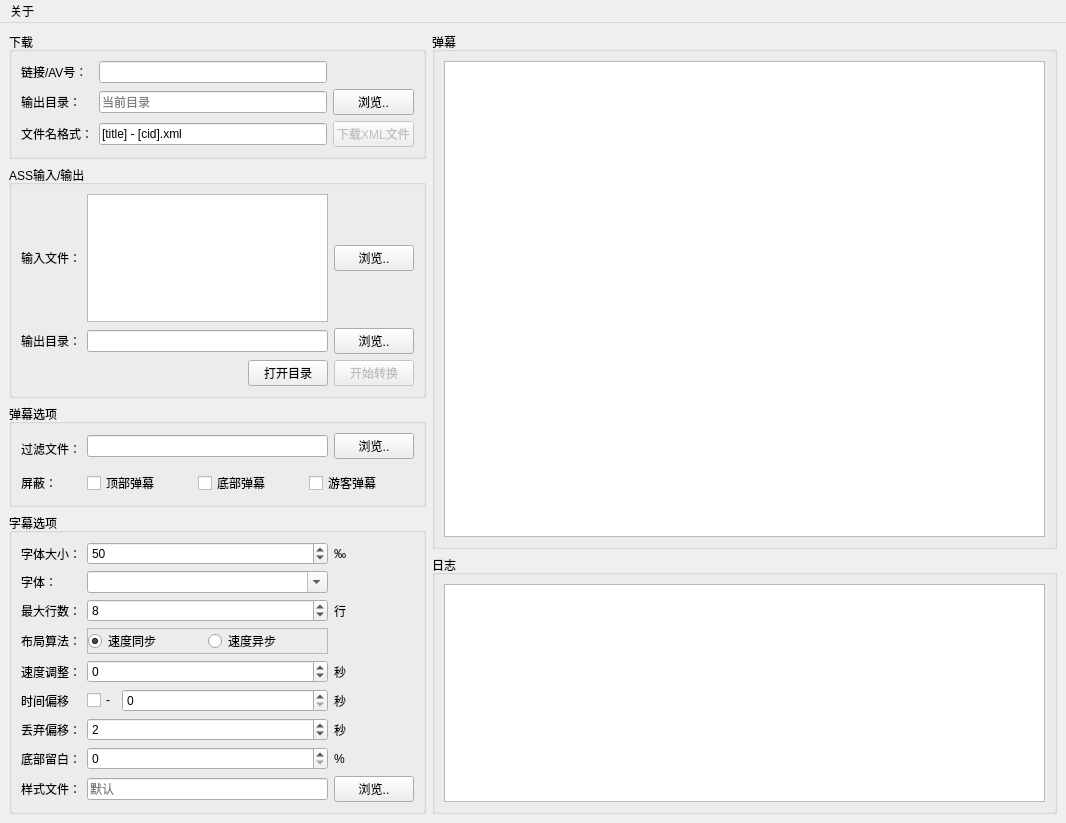
<?xml version="1.0" encoding="UTF-8"?>
<ui version="4.0">
 <class>MainWindow</class>
 <widget class="QMainWindow" name="MainWindow">
  <property name="geometry">
   <rect>
    <x>0</x>
    <y>0</y>
    <width>1066</width>
    <height>823</height>
   </rect>
  </property>
  <property name="windowTitle">
   <string>BiliBili弹幕下载&amp;转换</string>
  </property>
  <widget class="QWidget" name="centralwidget">
   <layout class="QHBoxLayout" name="horizontalLayout_5" stretch="2,3">
    <item>
     <layout class="QVBoxLayout" name="verticalLayout" stretch="0,0,0,0,0">
      <item>
       <widget class="QGroupBox" name="groupBox">
        <property name="sizePolicy">
         <sizepolicy hsizetype="Preferred" vsizetype="Preferred">
          <horstretch>0</horstretch>
          <verstretch>0</verstretch>
         </sizepolicy>
        </property>
        <property name="title">
         <string>下载</string>
        </property>
        <property name="checkable">
         <bool>false</bool>
        </property>
        <layout class="QGridLayout" name="gridLayout_5">
         <item row="0" column="0">
          <layout class="QGridLayout" name="gridLayout">
           <item row="4" column="1">
            <widget class="QLineEdit" name="txtFormat">
             <property name="text">
              <string>[title] - [cid].xml</string>
             </property>
            </widget>
           </item>
           <item row="2" column="0">
            <widget class="QLabel" name="label">
             <property name="text">
              <string>链接/AV号：</string>
             </property>
            </widget>
           </item>
           <item row="4" column="0">
            <widget class="QLabel" name="label_22">
             <property name="text">
              <string>文件名格式：</string>
             </property>
            </widget>
           </item>
           <item row="2" column="1">
            <widget class="QLineEdit" name="txtAv">
             <property name="clearButtonEnabled">
              <bool>true</bool>
             </property>
            </widget>
           </item>
           <item row="3" column="0">
            <widget class="QLabel" name="label_2">
             <property name="text">
              <string>输出目录：</string>
             </property>
            </widget>
           </item>
           <item row="3" column="1">
            <widget class="QLineEdit" name="txtDownloadOutput">
             <property name="placeholderText">
              <string>当前目录</string>
             </property>
             <property name="clearButtonEnabled">
              <bool>true</bool>
             </property>
            </widget>
           </item>
           <item row="3" column="2">
            <widget class="QPushButton" name="btnBrowseXmlOutput">
             <property name="text">
              <string>浏览..</string>
             </property>
            </widget>
           </item>
           <item row="4" column="2">
            <widget class="QPushButton" name="btnDownloadXml">
             <property name="enabled">
              <bool>false</bool>
             </property>
             <property name="sizePolicy">
              <sizepolicy hsizetype="Minimum" vsizetype="Minimum">
               <horstretch>0</horstretch>
               <verstretch>0</verstretch>
              </sizepolicy>
             </property>
             <property name="text">
              <string>下载XML文件</string>
             </property>
            </widget>
           </item>
          </layout>
         </item>
        </layout>
       </widget>
      </item>
      <item>
       <widget class="QGroupBox" name="groupBox_2">
        <property name="title">
         <string>ASS输入/输出</string>
        </property>
        <layout class="QGridLayout" name="gridLayout_6">
         <item row="0" column="0">
          <layout class="QGridLayout" name="gridLayout_2">
           <property name="sizeConstraint">
            <enum>QLayout::SetMinimumSize</enum>
           </property>
           <item row="2" column="2">
            <widget class="QPushButton" name="btnConvert">
             <property name="enabled">
              <bool>false</bool>
             </property>
             <property name="sizePolicy">
              <sizepolicy hsizetype="Minimum" vsizetype="Minimum">
               <horstretch>0</horstretch>
               <verstretch>0</verstretch>
              </sizepolicy>
             </property>
             <property name="text">
              <string>开始转换</string>
             </property>
            </widget>
           </item>
           <item row="0" column="0">
            <widget class="QLabel" name="label_3">
             <property name="text">
              <string>输入文件：</string>
             </property>
            </widget>
           </item>
           <item row="0" column="1">
            <widget class="QListView" name="lvwConvertInput"/>
           </item>
           <item row="1" column="0">
            <widget class="QLabel" name="label_4">
             <property name="text">
              <string>输出目录：</string>
             </property>
            </widget>
           </item>
           <item row="1" column="1">
            <widget class="QLineEdit" name="txtConvertOutput">
             <property name="clearButtonEnabled">
              <bool>true</bool>
             </property>
            </widget>
           </item>
           <item row="0" column="2">
            <widget class="QPushButton" name="btnBrowseConvertInput">
             <property name="text">
              <string>浏览..</string>
             </property>
            </widget>
           </item>
           <item row="1" column="2">
            <widget class="QPushButton" name="btnBrowseConvertOutput">
             <property name="autoFillBackground">
              <bool>false</bool>
             </property>
             <property name="text">
              <string>浏览..</string>
             </property>
            </widget>
           </item>
           <item row="2" column="1">
            <layout class="QHBoxLayout" name="horizontalLayout_6">
             <item>
              <spacer name="horizontalSpacer">
               <property name="orientation">
                <enum>Qt::Horizontal</enum>
               </property>
               <property name="sizeHint" stdset="0">
                <size>
                 <width>40</width>
                 <height>20</height>
                </size>
               </property>
              </spacer>
             </item>
             <item>
              <widget class="QPushButton" name="btnOpenFolder">
               <property name="text">
                <string>打开目录</string>
               </property>
              </widget>
             </item>
            </layout>
           </item>
          </layout>
         </item>
        </layout>
       </widget>
      </item>
      <item>
       <widget class="QGroupBox" name="groupBox_3">
        <property name="title">
         <string>弹幕选项</string>
        </property>
        <layout class="QGridLayout" name="gridLayout_4">
         <item row="1" column="0">
          <layout class="QGridLayout" name="gridLayout_3">
           <item row="2" column="0">
            <widget class="QLabel" name="label_5">
             <property name="text">
              <string>屏蔽：</string>
             </property>
            </widget>
           </item>
           <item row="2" column="1" colspan="2">
            <layout class="QHBoxLayout" name="horizontalLayout_2">
             <item>
              <widget class="QCheckBox" name="chkDisableTop">
               <property name="text">
                <string>顶部弹幕</string>
               </property>
              </widget>
             </item>
             <item>
              <widget class="QCheckBox" name="chkDisableBottom">
               <property name="text">
                <string>底部弹幕</string>
               </property>
              </widget>
             </item>
             <item>
              <widget class="QCheckBox" name="chkDisableGuest">
               <property name="text">
                <string>游客弹幕</string>
               </property>
              </widget>
             </item>
            </layout>
           </item>
           <item row="0" column="0" rowspan="2">
            <widget class="QLabel" name="label_6">
             <property name="text">
              <string>过滤文件：</string>
             </property>
            </widget>
           </item>
           <item row="0" column="1">
            <widget class="QLineEdit" name="txtFilter"/>
           </item>
           <item row="0" column="2">
            <widget class="QPushButton" name="btnBrowseFilter">
             <property name="text">
              <string>浏览..</string>
             </property>
            </widget>
           </item>
          </layout>
         </item>
        </layout>
       </widget>
      </item>
      <item>
       <widget class="QGroupBox" name="groupBox_4">
        <property name="title">
         <string>字幕选项</string>
        </property>
        <layout class="QGridLayout" name="gridLayout_8">
         <item row="0" column="0">
          <layout class="QGridLayout" name="gridLayout_7">
           <item row="6" column="2">
            <widget class="QLabel" name="label_16">
             <property name="text">
              <string>秒</string>
             </property>
            </widget>
           </item>
           <item row="3" column="0">
            <widget class="QLabel" name="label_12">
             <property name="text">
              <string>布局算法：</string>
             </property>
            </widget>
           </item>
           <item row="1" column="0">
            <widget class="QLabel" name="label_9">
             <property name="text">
              <string>字体：</string>
             </property>
            </widget>
           </item>
           <item row="7" column="1">
            <widget class="QSpinBox" name="txtMarginBottom"/>
           </item>
           <item row="6" column="1">
            <widget class="QSpinBox" name="txtDropOffset">
             <property name="maximum">
              <number>10</number>
             </property>
             <property name="value">
              <number>2</number>
             </property>
            </widget>
           </item>
           <item row="0" column="2">
            <widget class="QLabel" name="label_8">
             <property name="text">
              <string>‰</string>
             </property>
            </widget>
           </item>
           <item row="5" column="2">
            <widget class="QLabel" name="label_20">
             <property name="text">
              <string>秒</string>
             </property>
            </widget>
           </item>
           <item row="4" column="0">
            <widget class="QLabel" name="label_13">
             <property name="text">
              <string>速度调整：</string>
             </property>
            </widget>
           </item>
           <item row="1" column="1">
            <widget class="QFontComboBox" name="cbbFont">
             <property name="editable">
              <bool>true</bool>
             </property>
             <property name="currentText">
              <string>微软雅黑</string>
             </property>
             <property name="currentIndex">
              <number>411</number>
             </property>
            </widget>
           </item>
           <item row="0" column="1">
            <widget class="QSpinBox" name="txtFontSize">
             <property name="maximum">
              <number>100</number>
             </property>
             <property name="singleStep">
              <number>5</number>
             </property>
             <property name="value">
              <number>50</number>
             </property>
            </widget>
           </item>
           <item row="6" column="0">
            <widget class="QLabel" name="label_15">
             <property name="text">
              <string>丢弃偏移：</string>
             </property>
            </widget>
           </item>
           <item row="2" column="0">
            <widget class="QLabel" name="label_10">
             <property name="text">
              <string>最大行数：</string>
             </property>
            </widget>
           </item>
           <item row="7" column="2">
            <widget class="QLabel" name="label_18">
             <property name="text">
              <string>%</string>
             </property>
            </widget>
           </item>
           <item row="7" column="0">
            <widget class="QLabel" name="label_17">
             <property name="text">
              <string>底部留白：</string>
             </property>
            </widget>
           </item>
           <item row="2" column="2">
            <widget class="QLabel" name="label_11">
             <property name="text">
              <string>行</string>
             </property>
            </widget>
           </item>
           <item row="2" column="1">
            <widget class="QSpinBox" name="txtMaxLines">
             <property name="maximum">
              <number>10</number>
             </property>
             <property name="value">
              <number>8</number>
             </property>
            </widget>
           </item>
           <item row="4" column="1">
            <widget class="QSpinBox" name="txtSpeedOffset">
             <property name="minimum">
              <number>-10</number>
             </property>
             <property name="maximum">
              <number>10</number>
             </property>
            </widget>
           </item>
           <item row="5" column="1">
            <layout class="QHBoxLayout" name="horizontalLayout_4" stretch="0,1">
             <item>
              <widget class="QCheckBox" name="chkTimeOffsetNegetive">
               <property name="text">
                <string>-</string>
               </property>
              </widget>
             </item>
             <item>
              <widget class="QSpinBox" name="txtTimeOffset"/>
             </item>
            </layout>
           </item>
           <item row="0" column="0">
            <widget class="QLabel" name="label_7">
             <property name="text">
              <string>字体大小：</string>
             </property>
            </widget>
           </item>
           <item row="5" column="0">
            <widget class="QLabel" name="label_19">
             <property name="text">
              <string>时间偏移</string>
             </property>
            </widget>
           </item>
           <item row="4" column="2">
            <widget class="QLabel" name="label_14">
             <property name="text">
              <string>秒</string>
             </property>
            </widget>
           </item>
           <item row="3" column="1">
            <widget class="QFrame" name="frame">
             <property name="frameShape">
              <enum>QFrame::StyledPanel</enum>
             </property>
             <property name="frameShadow">
              <enum>QFrame::Raised</enum>
             </property>
             <layout class="QHBoxLayout" name="horizontalLayout_3">
              <property name="spacing">
               <number>0</number>
              </property>
              <property name="leftMargin">
               <number>0</number>
              </property>
              <property name="topMargin">
               <number>0</number>
              </property>
              <property name="rightMargin">
               <number>0</number>
              </property>
              <property name="bottomMargin">
               <number>0</number>
              </property>
              <item>
               <widget class="QRadioButton" name="rbtnSync">
                <property name="text">
                 <string>速度同步</string>
                </property>
                <property name="checked">
                 <bool>true</bool>
                </property>
               </widget>
              </item>
              <item>
               <widget class="QRadioButton" name="rbtnAsync">
                <property name="text">
                 <string>速度异步</string>
                </property>
               </widget>
              </item>
             </layout>
            </widget>
           </item>
           <item row="8" column="0">
            <widget class="QLabel" name="label_21">
             <property name="text">
              <string>样式文件：</string>
             </property>
            </widget>
           </item>
           <item row="8" column="1">
            <widget class="QLineEdit" name="txtStyle">
             <property name="placeholderText">
              <string>默认</string>
             </property>
             <property name="clearButtonEnabled">
              <bool>true</bool>
             </property>
            </widget>
           </item>
           <item row="8" column="2">
            <widget class="QPushButton" name="pushButton">
             <property name="text">
              <string>浏览..</string>
             </property>
            </widget>
           </item>
          </layout>
         </item>
        </layout>
       </widget>
      </item>
      <item>
       <spacer name="verticalSpacer">
        <property name="orientation">
         <enum>Qt::Vertical</enum>
        </property>
        <property name="sizeHint" stdset="0">
         <size>
          <width>20</width>
          <height>40</height>
         </size>
        </property>
       </spacer>
      </item>
     </layout>
    </item>
    <item>
     <layout class="QVBoxLayout" name="verticalLayout_2" stretch="2,1">
      <item>
       <widget class="QGroupBox" name="groupBox_5">
        <property name="title">
         <string>弹幕</string>
        </property>
        <layout class="QHBoxLayout" name="horizontalLayout">
         <item>
          <widget class="QTableView" name="tableView">
           <property name="editTriggers">
            <set>QAbstractItemView::NoEditTriggers</set>
           </property>
          </widget>
         </item>
        </layout>
       </widget>
      </item>
      <item>
       <widget class="QGroupBox" name="groupBox_6">
        <property name="title">
         <string>日志</string>
        </property>
        <layout class="QVBoxLayout" name="verticalLayout_3">
         <item>
          <widget class="QTextEdit" name="txtLog"/>
         </item>
        </layout>
       </widget>
      </item>
     </layout>
    </item>
   </layout>
  </widget>
  <widget class="QMenuBar" name="menubar">
   <property name="geometry">
    <rect>
     <x>0</x>
     <y>0</y>
     <width>1066</width>
     <height>26</height>
    </rect>
   </property>
   <widget class="QMenu" name="menu">
    <property name="title">
     <string>关于</string>
    </property>
    <addaction name="action"/>
   </widget>
   <addaction name="menu"/>
  </widget>
  <action name="action">
   <property name="text">
    <string>关于</string>
   </property>
  </action>
 </widget>
 <resources/>
 <connections/>
</ui>
